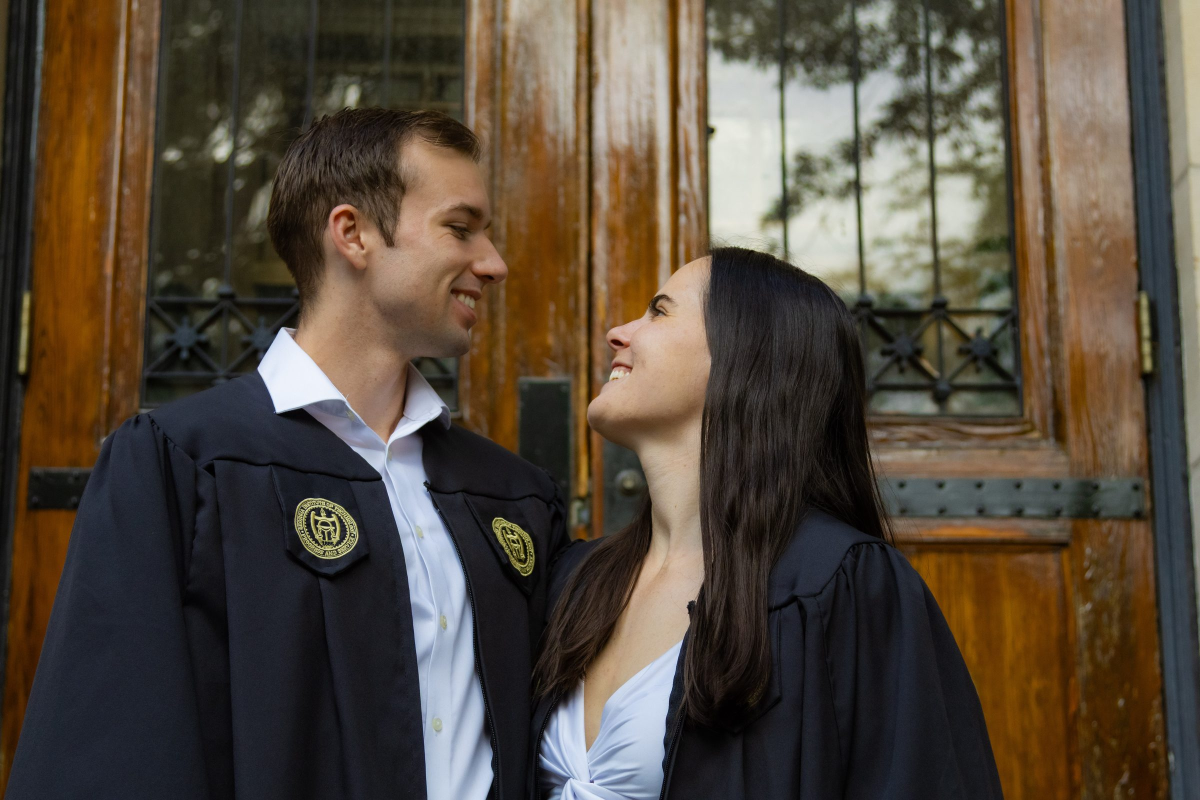
#> input picture ui-wed/src/assets/ak_doors_web.jpg, 2400 x 1600 px (shown at 1/2 size)
$ python hash-images.py ../src/assets/ak_doors_web.jpg
#> lines starting #> are read from the running program, lines starting #| are printed output that depends on the picture
### ui-wed/scripts/thumbhash_encode.py
"""ThumbHash encoder: a ~25-byte blurred preview of an image, decoded in the
browser by the `thumbhash` npm package while the real photo loads.

A line-for-line port of rgbaToThumbHash from Evan Wallace's reference
implementation (https://github.com/evanw/thumbhash, MIT), so its output
matches the JS encoder byte for byte. Imported by process-photos.py.
"""

import base64
import math

from PIL import Image


def _round(x: float) -> int:
    # JS Math.round (halves round up). Python's round() rounds halves to
    # even, which would give different bytes from the reference encoder.
    return math.floor(x + 0.5)


def rgba_to_thumbhash(w: int, h: int, rgba: bytes) -> bytes:
    if w > 100 or h > 100:
        raise ValueError(f"{w}x{h} doesn't fit in 100x100")
    n = w * h

    # Average colour, weighted by alpha.
    avg_r = avg_g = avg_b = avg_a = 0.0
    for i in range(n):
        j = i * 4
        alpha = rgba[j + 3] / 255
        avg_r += alpha / 255 * rgba[j]
        avg_g += alpha / 255 * rgba[j + 1]
        avg_b += alpha / 255 * rgba[j + 2]
        avg_a += alpha
    if avg_a:
        avg_r /= avg_a
        avg_g /= avg_a
        avg_b /= avg_a

    has_alpha = avg_a < n
    l_limit = 5 if has_alpha else 7
    lx = max(1, _round(l_limit * w / max(w, h)))
    ly = max(1, _round(l_limit * h / max(w, h)))

    # RGBA -> LPQA (luminance, yellow-blue, red-green, alpha), composited
    # over the average colour.
    lum, p, q, a = [0.0] * n, [0.0] * n, [0.0] * n, [0.0] * n
    for i in range(n):
        j = i * 4
        alpha = rgba[j + 3] / 255
        r = avg_r * (1 - alpha) + alpha / 255 * rgba[j]
        g = avg_g * (1 - alpha) + alpha / 255 * rgba[j + 1]
        b = avg_b * (1 - alpha) + alpha / 255 * rgba[j + 2]
        lum[i] = (r + g + b) / 3
        p[i] = (r + g) / 2 - b
        q[i] = r - g
        a[i] = alpha

    def encode_channel(channel, nx, ny):
        dc, ac, scale = 0.0, [], 0.0
        for cy in range(ny):
            cx = 0
            while cx * ny < nx * (ny - cy):
                fx = [math.cos(math.pi / w * cx * (x + 0.5)) for x in range(w)]
                f = 0.0
                for y in range(h):
                    fy = math.cos(math.pi / h * cy * (y + 0.5))
                    row = y * w
                    for x in range(w):
                        f += channel[x + row] * fx[x] * fy
                f /= n
                if cx or cy:
                    ac.append(f)
                    scale = max(scale, abs(f))
                else:
                    dc = f
                cx += 1
        if scale:
            ac = [0.5 + 0.5 / scale * v for v in ac]
        return dc, ac, scale

    l_dc, l_ac, l_scale = encode_channel(lum, max(3, lx), max(3, ly))
    p_dc, p_ac, p_scale = encode_channel(p, 3, 3)
    q_dc, q_ac, q_scale = encode_channel(q, 3, 3)
    if has_alpha:
        a_dc, a_ac, a_scale = encode_channel(a, 5, 5)

    is_landscape = w > h
    header24 = (
        _round(63 * l_dc)
        | (_round(31.5 + 31.5 * p_dc) << 6)
        | (_round(31.5 + 31.5 * q_dc) << 12)
        | (_round(31 * l_scale) << 18)
        | (int(has_alpha) << 23)
    )
    header16 = (
        (ly if is_landscape else lx)
        | (_round(63 * p_scale) << 3)
        | (_round(63 * q_scale) << 9)
        | (int(is_landscape) << 15)
    )
    out = [
        header24 & 255,
        (header24 >> 8) & 255,
        header24 >> 16,
        header16 & 255,
        header16 >> 8,
    ]
    ac_start = 6 if has_alpha else 5
    if has_alpha:
        out.append(_round(15 * a_dc) | (_round(15 * a_scale) << 4))

    ac_index = 0
    for ac in [l_ac, p_ac, q_ac, a_ac] if has_alpha else [l_ac, p_ac, q_ac]:
        for f in ac:
            k = ac_start + (ac_index >> 1)
            while len(out) <= k:
                out.append(0)
            out[k] |= _round(15 * f) << ((ac_index & 1) << 2)
            ac_index += 1
    return bytes(out)


def _fit_100(width: int, height: int) -> tuple[int, int] | None:
    """The size Pillow's thumbnail((100, 100)) would shrink an image to, or
    None if it already fits. Same rounding as Pillow, so hashes stay
    identical to the earlier thumbnail()-based version."""
    if width <= 100 and height <= 100:
        return None
    aspect = width / height

    def round_aspect(number, key):
        return max(min(math.floor(number), math.ceil(number), key=key), 1)

    if 1 >= aspect:  # taller than wide: height is the limit
        x = round_aspect(100 * aspect, key=lambda n: abs(aspect - n / 100))
        return x, 100
    y = round_aspect(100 / aspect, key=lambda n: 0 if n == 0 else abs(aspect - 100 / n))
    return 100, y


def small_rgba(im: Image.Image) -> tuple[int, int, bytes]:
    """The image shrunk to fit 100x100 (the encoder's limit), as RGBA."""
    # resize() reads the full-size photo but only ever builds the small
    # result -- unlike thumbnail(), which works in place and so needs a
    # full-size copy first (~72 MB for a 24 MP photo), or converting to RGBA
    # before shrinking (~96 MB). Palette and other unusual modes are
    # converted first, since they don't resize smoothly.
    if im.mode not in ("RGB", "RGBA"):
        im = im.convert("RGBA")
    size = _fit_100(im.width, im.height)
    small = im.resize(size, Image.Resampling.LANCZOS, reducing_gap=2.0) if size else im
    small = small.convert("RGBA")
    return small.width, small.height, small.tobytes()


def thumbhash_b64(im: Image.Image) -> str:
    """The image's ThumbHash as base64, as stored in manifest.json."""
    return base64.b64encode(rgba_to_thumbhash(*small_rgba(im))).decode()

### ui-wed/scripts/hash-images.py
# /// script
# requires-python = ">=3.11,<3.14"
# dependencies = ["pillow>=11.3"]
# ///
"""Write ThumbHashes for a few loose images (ones that don't go through
process-photos.py, like the home page hero photos) to a thumbhashes.json
beside them, keyed by file name.

    uv run scripts/hash-images.py src/assets/hero/*.jpg

Re-run it after replacing one of the images.
"""

import json
import pathlib
import sys

from PIL import Image, ImageOps

from thumbhash_encode import thumbhash_b64


def main() -> None:
    files = [pathlib.Path(a) for a in sys.argv[1:]]
    if not files:
        sys.exit(__doc__)
    by_folder: dict[pathlib.Path, dict[str, str]] = {}
    for f in files:
        with Image.open(f) as opened:
            # Apply the camera's rotation tag, as browsers do when they draw
            # the photo -- otherwise a phone photo's preview could come out
            # sideways under the real, upright photo.
#> opened is the input picture: PIL image 2400x1600 RGB; mean R, G, B 84.7, 73.6, 60.8
            im = ImageOps.exif_transpose(opened)
            by_folder.setdefault(f.parent, {})[f.name] = thumbhash_b64(im)
#> in small_rgba, `small = im.resize(size, Image.Resampling.LANCZOS, reducing_gap=2.0) if..`:
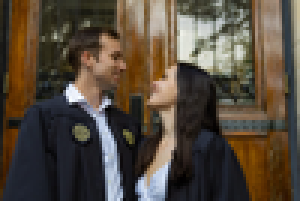
#> small: PIL image 100x67 RGB (shown 3 times larger); mean R, G, B 84.7, 73.6, 60.8
#> in rgba_to_thumbhash, `n = w * h`: n = 6700
#> in rgba_to_thumbhash, `has_alpha = avg_a < n`: has_alpha = False
#> in rgba_to_thumbhash, `l_limit = 5 if has_alpha else 7`: l_limit = 7
#> in rgba_to_thumbhash, `ly = max(1, _round(l_limit * h / max(w, h)))`: ly = 5
#> in rgba_to_thumbhash, `lum, p, q, a = [0.0] * n, [0.0] * n, [0.0] * n, [0.0] * n`: lum = 6700 values from 0 to 0
#> after the loop in rgba_to_thumbhash, `for i in range(n):`: a = 6700 values from 1 to 1; lum = 6700 values, max 0.993 at index 3323, min 0 at index 3635, mean 0.286; p = 6700 values, max 0.447 at index 1506, min -0.18 at index 6346, mean 0.0721; q = 6700 values, max 0.263 at index 1828, min -0.0863 at index 6250, mean 0.0435
#> after the loop in encode_channel, `for cy in range(ny):`: ac = [-0.032, -0.0344, -0.00758, 0.0173, 0.000233, -0.00185, 0.0503, -0.0208, 0.00133, 0.0157, -0.00736, -0.00876, 0.00369, -0.00601, -0.00958, 0.00867, 0.0171, -0.0104, -0.00097, 0.00534, -0.00748, 0.00943]
#> in encode_channel, `ac = [0.5 + 0.5 / scale * v for v in ac]`: ac = [0.182, 0.158, 0.425, 0.672, 0.502, 0.482, 1, 0.294, 0.513, 0.656, 0.427, 0.413, 0.537, 0.44, 0.405, 0.586, 0.67, 0.397, 0.49, 0.553, 0.426, 0.594]
#> in rgba_to_thumbhash, `l_dc, l_ac, l_scale = encode_channel(lum, max(3, lx), max(3, ly))`: l_dc = 0.286; l_ac has the same summary as ac in encode_channel; l_scale = 0.0503
#> in rgba_to_thumbhash, `p_dc, p_ac, p_scale = encode_channel(p, 3, 3)`: p_dc = 0.0721; p_ac = [0.351, 0.661, 1, 0.813, 0.311]; p_scale = 0.0266
#> in rgba_to_thumbhash, `q_dc, q_ac, q_scale = encode_channel(q, 3, 3)`: q_dc = 0.0435; q_ac = [0.463, 0.679, 0.959, 1, 0.124]; q_scale = 0.0105
#> the loop in rgba_to_thumbhash, `for ac in [l_ac, p_ac, q_ac, a_ac] if has_alpha else [l_ac, p_ac, q_ac]:` made 3 passes
        print(f"{f.name:28s} {by_folder[f.parent][f.name]}")
    for folder, hashes in by_folder.items():
        out = folder / "thumbhashes.json"
        existing = json.loads(out.read_text()) if out.exists() else {}
        existing.update(hashes)
        out.write_text(json.dumps(dict(sorted(existing.items())), indent=2) + "\n")
        print(f"wrote {out}")


if __name__ == "__main__":
    main()

$ run again, on ui-wed/src/assets/boulderturtlelake.jpg
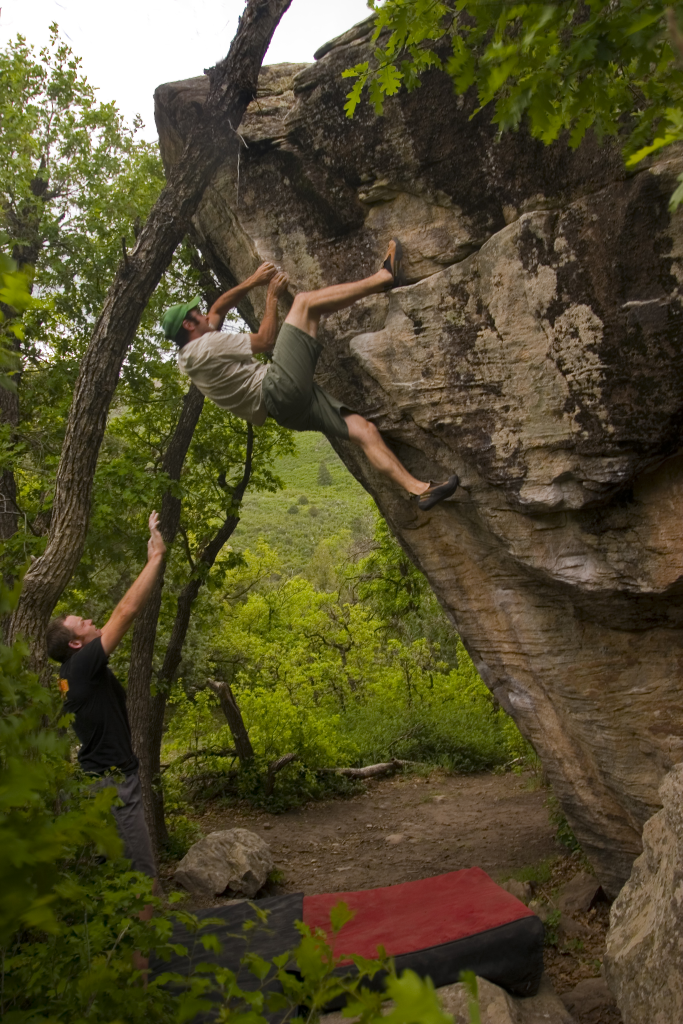
#> input picture ui-wed/src/assets/boulderturtlelake.jpg, 2048 x 3072 px (shown at 1/3 size)
#> in main, opened is the input picture: PIL image 2048x3072 RGB; mean R, G, B 82.2, 75.7, 45.1
#> in small_rgba, `small = im.resize(size, Image.Resampling.LANCZOS, reducing_gap=2.0) if..`:
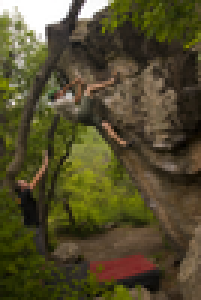
#> small: PIL image 67x100 RGB (shown 3 times larger); mean R, G, B 82.1, 75.7, 45.1
#> n = 6700
#> has_alpha = False
#> l_limit = 7
#> lx = 5
#> ly = 7
#> in rgba_to_thumbhash, `lum, p, q, a = [0.0] * n, [0.0] * n, [0.0] * n, [0.0] * n`: lum = 6700 values from 0 to 0
#> after the loop in rgba_to_thumbhash, `for i in range(n):`: a = 6700 values from 1 to 1; lum = 6700 values, max 1 at index 1, min 0.00784 at index 3277, mean 0.265; p = 6700 values, max 0.522 at index 1810, min -0.0216 at index 161, mean 0.133; q = 6700 values, max 0.333 at index 5946, min -0.133 at index 2027, mean 0.0253
#> after the loop in encode_channel, `for cy in range(ny):`: ac = [0.0212, -0.00837, 0.00134, -0.00103, 0.0402, 0.0381, 0.00809, 0.00186, -0.00598, 0.012, 0.0174, 0.0136, -0.00533, 0.0193, 0.0154, 0.00342, 0.0147, 0.0146, -0.00236, 0.0171, 0.00752, 0.0174]
#> in encode_channel, `ac = [0.5 + 0.5 / scale * v for v in ac]`: ac = [0.764, 0.396, 0.517, 0.487, 1, 0.974, 0.601, 0.523, 0.426, 0.649, 0.716, 0.669, 0.434, 0.741, 0.691, 0.543, 0.683, 0.682, 0.471, 0.713, 0.593, 0.717]
#> l_dc = 0.265; l_ac has the same summary as ac in encode_channel; l_scale = 0.0402
#> p_dc = 0.133; p_ac = [0.756, 0.117, 0, 0.326, 0.0536]; p_scale = 0.0123
#> q_dc = 0.0253; q_ac = [5.55e-17, 0.335, 0.277, 0.715, 0.483]; q_scale = 0.013
#> the loop in rgba_to_thumbhash, `for ac in [l_ac, p_ac, q_ac, a_ac] if has_alpha else [l_ac, p_ac, q_ac]:` made 3 passes

$ run again, on ui-wed/src/assets/browntrout.jpg
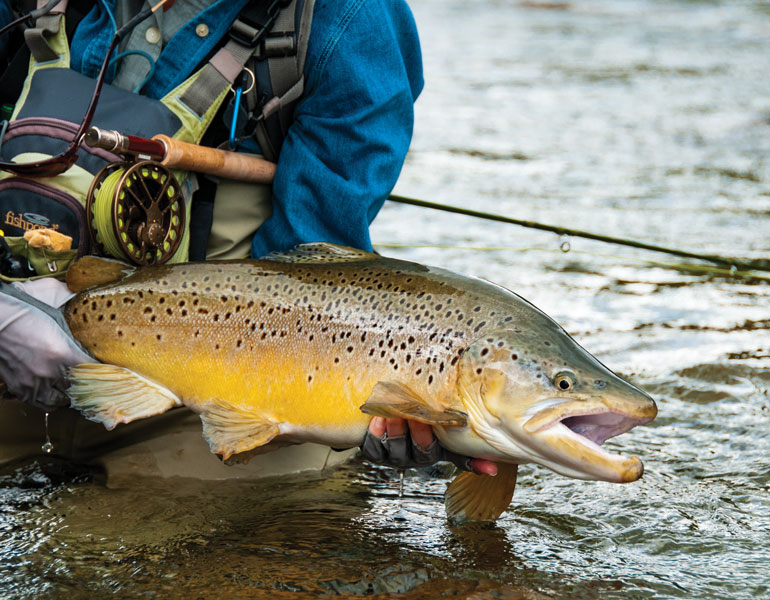
#> input picture ui-wed/src/assets/browntrout.jpg, 770 x 600 px
#> in main, opened is the input picture: PIL image 770x600 RGB; mean R, G, B 127.9, 130, 117.4
#> in small_rgba, `small = im.resize(size, Image.Resampling.LANCZOS, reducing_gap=2.0) if..`:
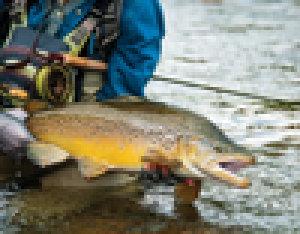
#> small: PIL image 100x78 RGB (shown 3 times larger); mean R, G, B 127.8, 129.9, 117.3
#> n = 7800
#> has_alpha = False
#> l_limit = 7
#> ly = 5
#> in rgba_to_thumbhash, `lum, p, q, a = [0.0] * n, [0.0] * n, [0.0] * n, [0.0] * n`: lum = 7800 values from 0 to 0
#> after the loop in rgba_to_thumbhash, `for i in range(n):`: a = 7800 values from 1 to 1; lum = 7800 values, max 1 at index 3970, min 0 at index 9, mean 0.49; p = 7800 values, max 0.757 at index 5133, min -0.506 at index 1851, mean 0.0456; q = 7800 values, max 0.329 at index 6063, min -0.525 at index 1851, mean -0.00828
#> after the loop in encode_channel, `for cy in range(ny):`: ac = [-0.125, 0.0142, 0.0256, -0.0142, -0.0132, 8.45e-05, 0.0315, -0.0225, -0.00746, 0.025, -0.00495, -0.016, -0.0422, -0.00858, 0.0112, 0.00523, 0.00144, 0.0164, 0.0082, -0.00868, 0.00347, 0.0108]
#> in encode_channel, `ac = [0.5 + 0.5 / scale * v for v in ac]`: ac = [0, 0.557, 0.603, 0.443, 0.447, 0.5, 0.626, 0.41, 0.47, 0.6, 0.48, 0.436, 0.331, 0.466, 0.545, 0.521, 0.506, 0.566, 0.533, 0.465, 0.514, 0.543]
#> l_dc = 0.49; l_ac has the same summary as ac in encode_channel; l_scale = 0.125
#> p_dc = 0.0456; p_ac = [0.7, 0.475, 0, 0.405, 0.162]; p_scale = 0.0484
#> q_dc = -0.00828; q_ac = [0.677, 0.537, 0, 0.409, 0.169]; q_scale = 0.0317
#> the loop in rgba_to_thumbhash, `for ac in [l_ac, p_ac, q_ac, a_ac] if has_alpha else [l_ac, p_ac, q_ac]:` made 3 passes
